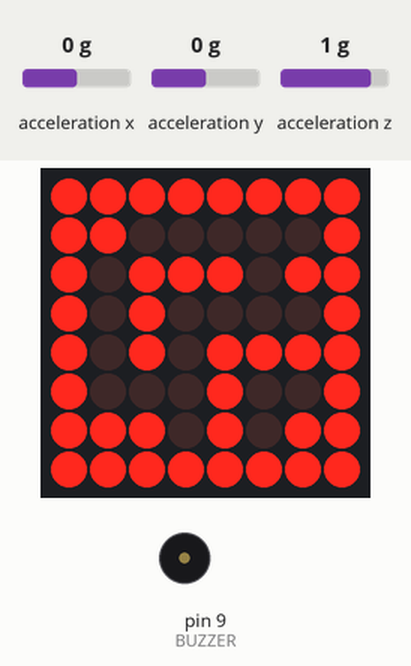
Simulated run of this sketch. Board: Arduino Uno, built with avr-gcc and run on an emulated ATmega328P. On the bench: 8×8 LED matrix, buzzer (waves = sounding). Wiring (inferred from the names in the program): MPU-6050 motion sensor at I2C address 0x68. The inputs (shaded band) are chosen by the test bench; at power-on: acceleration x 0 g, acceleration y 0 g, acceleration z 1 g.

Above: at 0.6 s.
1.3 s: acceleration x set to 0.2 g
3.1 s: acceleration x set to 0.5 g
At 3.85 s:
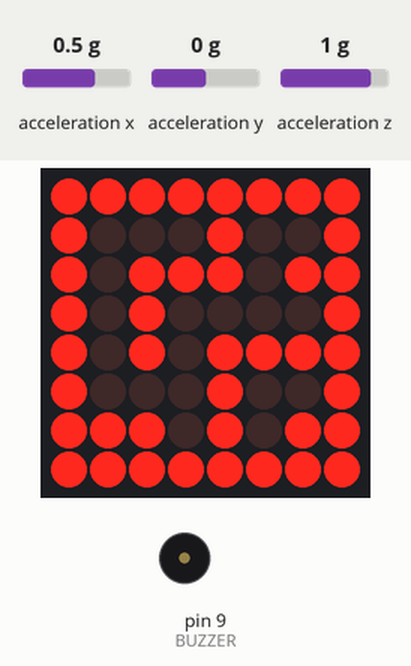
5.1 s: acceleration x set to -1.4 g
At 5.52 s:
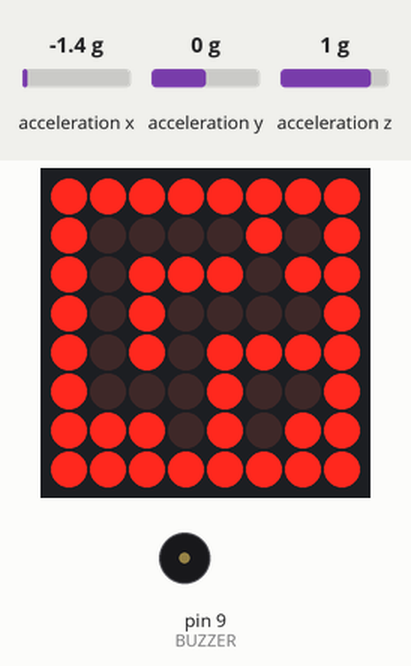
8.1 s: acceleration y set to 1.4 g
At 8.33 s:
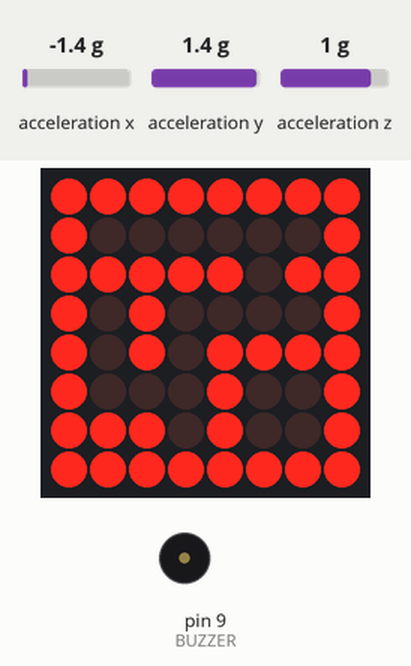
10.3 s: acceleration y set to -1.4 g
At 10.58 s:
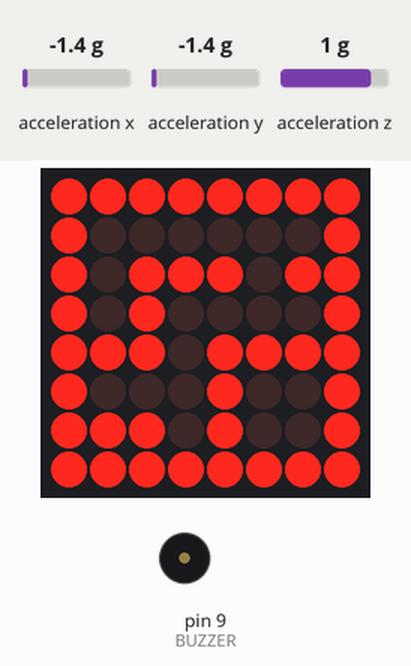
Timing chart, 0 to 13.5 s (numbered marks = the images above; inputs shaded):
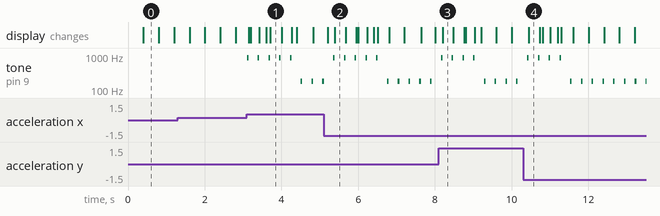

Measured:
- the behaviour switches between 0.3 and 0.4 g on acceleration x (found by bisection; images 0 and 1)
- after the input at 3.1 s, tone on pin 9 (BUZZER): plays 880 Hz for 0.04 s, 880 Hz for 0.04 s, 880 Hz for 0.04 s, 880 Hz for 0.04 s, 880 Hz for 0.04 s, 180 Hz for 0.04 s … (8 notes in this stretch), starting at once; the display: first changes at once (image 1 shows a later state)
- after the input at 5.1 s, the display: first differs from a run without the input after 0.29 s (image 2)
- after the input at 8.1 s, the display: changes after 0.10 s (image 3)
- after the input at 10.3 s, the display: changes after 0.15 s (image 4)
- what the display in image 0 shows lasts 0.4 s, from 0.4 s to 0.8 s

The sketch:

TiltMaze_Code.ino
```cpp
#include <LedControl.h>
#include <Wire.h>

// ── Hardware ────────────────────────────────────────────
LedControl lc = LedControl(11, 13, 10, 1);   // DIN, CLK, CS, devices

const int BUZZER   = 9;
const int MPU_ADDR = 0x68;

// ── Maze (8 bytes, bit7=col0, bit0=col7; 1=wall, 0=path) ─
const uint8_t MAZE[8] = {
  0b11111111,   // row 0 - top wall
  0b10000001,   // row 1
  0b10111011,   // row 2
  0b10100001,   // row 3
  0b10101111,   // row 4
  0b10001001,   // row 5
  0b11101001,   // row 6
  0b11111111    // row 7 - bottom wall
};

// ── Game state ───────────────────────────────────────────
int  px = 1, py = 1;          // player position (col, row)
int  gx = 6, gy = 6;          // goal position
int  steps = 0;
bool gameOver = false;

unsigned long lastMove = 0;
const unsigned long MOVE_DELAY = 280;
const unsigned long BLINK_RATE = 400;

// ── Helper: is (x,y) a wall? ────────────────────────────
bool isWall(int x, int y) {
  if (x < 0 || x > 7 || y < 0 || y > 7) return true;
  return (MAZE[y] >> (7 - x)) & 1;
}

// ── MPU-6050 init ────────────────────────────────────────
void mpuInit() {
  Wire.beginTransmission(MPU_ADDR);
  Wire.write(0x6B);   // PWR_MGMT_1
  Wire.write(0x00);   // wake up
  Wire.endTransmission();
}

// ── Read raw accel (x, y axes only) ─────────────────────
void readAccel(int16_t &ax, int16_t &ay) {
  Wire.beginTransmission(MPU_ADDR);
  Wire.write(0x3B);   // ACCEL_XOUT_H
  Wire.endTransmission(false);
  Wire.requestFrom(MPU_ADDR, 4, true);
  ax = (Wire.read() << 8) | Wire.read();
  ay = (Wire.read() << 8) | Wire.read();
}

// ── Draw frame ───────────────────────────────────────────
void drawFrame() {
  bool showGoal = (millis() / BLINK_RATE) % 2;
  for (int row = 0; row < 8; row++) {
    uint8_t rowData = MAZE[row];
    if (showGoal && row == gy)
      rowData |= (1 << (7 - gx));
    if (row == py)
      rowData |= (1 << (7 - px));
    lc.setRow(0, row, rowData);
  }
}

// ── Win celebration ──────────────────────────────────────
void celebrateWin() {
  // Ascending arpeggio C5-E5-G5-C6
  int melody[]  = {523, 659, 784, 1047};
  int durations[] = {120, 120, 120, 200};
  for (int i = 0; i < 4; i++) {
    tone(BUZZER, melody[i], durations[i]);
    delay(durations[i] + 30);
  }
  noTone(BUZZER);

  // Flash all LEDs 4 times
  for (int f = 0; f < 4; f++) {
    for (int r = 0; r < 8; r++) lc.setRow(0, r, 0xFF);
    delay(200);
    for (int r = 0; r < 8; r++) lc.setRow(0, r, 0x00);
    delay(200);
  }

  // Show step count in binary on bottom row
  lc.setRow(0, 7, (uint8_t)steps);
}

// ── Setup ────────────────────────────────────────────────
void setup() {
  Wire.begin();
  mpuInit();

  lc.shutdown(0, false);
  lc.setIntensity(0, 4);
  lc.clearDisplay(0);

  pinMode(BUZZER, OUTPUT);
}

// ── Main loop ────────────────────────────────────────────
void loop() {
  if (gameOver) {
    // Slow idle flash until reset
    for (int r = 0; r < 8; r++) lc.setRow(0, r, 0xFF);
    delay(800);
    for (int r = 0; r < 8; r++) lc.setRow(0, r, 0x00);
    delay(800);
    return;
  }

  drawFrame();

  if (millis() - lastMove < MOVE_DELAY) return;

  int16_t ax, ay;
  readAccel(ax, ay);

  const int TILT_THRESHOLD = 5000;   // ~18°, tune if needed
  int dx = 0, dy = 0;

  if (abs(ax) > abs(ay)) {
    if      (ax >  TILT_THRESHOLD) dx =  1;
    else if (ax < -TILT_THRESHOLD) dx = -1;
  } else {
    if      (ay >  TILT_THRESHOLD) dy =  1;
    else if (ay < -TILT_THRESHOLD) dy = -1;
  }

  if (dx == 0 && dy == 0) return;

  int nx = px + dx;
  int ny = py + dy;

  if (isWall(nx, ny)) {
    tone(BUZZER, 180, 40);   // low thud
  } else {
    px = nx;
    py = ny;
    steps++;
    tone(BUZZER, 880, 40);   // clean click
    lastMove = millis();

    if (px == gx && py == gy) {
      celebrateWin();
      gameOver = true;
    }
  }
  lastMove = millis();
}
```
